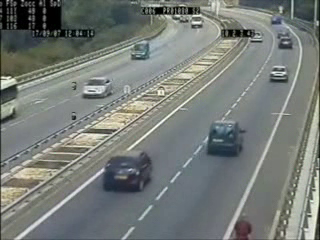
#> input picture frame 75 of phong_testvideo_02.avi, 320 x 240 px
$ jupyter execute --allow-errors phong_final_report_engver.ipynb   (shell and % lines are left out)   (older library calls are emulated)
#> lines starting #> are read from the running program, lines starting #| are printed output that depends on the picture; after the words box and inside, x2 and y2 are one past the last pixel; in counts of white or black regions, pixels touching at a corner belong together
[cell 1]
# Phong_Thesis

# <center>Automatic Parking Lot Classification</center>

## Abstract
A system is proposed which classifies the parking space as occupied or vacant. Such a system is highly useful in scenarios where a camera is placed at a lamp post view and parking spaces are visible. The system uses a combination of Laplacian operator for edge detection, HAAR classifier for object recognition and motion tracking to distinguish between the parked and vacant spaces. Motion tracking using background subtraction techniques, contours and Morphological operations is used. Further, Pedestrian detection using HOG and SVM is incorporated to detect pedestrains in the parking region.

## Occupied and Vacant Parking Space Classification Approach
HAAR classifier was compared with SVM and HOG. Although HOG combined with SVM gives more precision in comparison to using HAAR alone but the processing required for HAAR is way lesser as compared to HOG. As a result, HAAR was finalized to be implemented. HOG's pedestrian detection inbuilt opencv2 function is used but it can be observed by turning it on by how how it educes the speed of execution. For enhancing the accuracy of classification as a vacant or occupied space, Laplacian operator is used. A threshold is established where the possibility of the presence of vehicle is maximum. Basically, parking regions are laid out manually and a threshold is defined by calculating the magnitude of edges inside of them. A car will have some significant edges, while empty parking spot will be smooth. This is the fact behind the use of Laplacian technique. If the possibility of the presence of a vehicle is beyond threshold then the classifier is applied to detect if it is a vehicle or not. Whenever a change in threshold is found, classifier is called to check whther it's a vehicle or not. It it is found to be a vehicle then it is marked and it is observed for motion. Whenever there's a motion at the point, again the classifier is called to determine the presence of vehicle. Hence the system proposes a combination of detection, tracking and classification to achieve efficient parking.

## Experimental Results
A utility program was used to calculate the accuracy of the classifier in detecting the vehicles. The program applies classifier on a set of frames and calculate the percentage of vehicles identified in each frame. Next it displays the mean of the percentages. The results are as follows:

* Classifier Trained with: **1562 Positives and 1772 Negatives** (can be checked by right clicking 'haarTraining.bat' submitted file. Screenshots directory can be checked to see how training looks like.)
* Number of Frames used: **5**
* Mean of individual Accuracies:  **62.25%** (Please check the code for determining accuracy written in this notebook)

Laplacian Threshold was changed and found to be most accurate with value 2.8 (Please check the attached threshold demonstration program)

Threshold experimental result with total number of vehicles observed = 120

* Threshold = 1.5  Vehicles misclassified = 54

* Threshold = 2.0  Vehicles misclassified = 39

* Threshold = 2.8  Vehicles misclassified = 19

* Threshold = 3.0  Vehicles misclassified = 24

* Threshold = 3.5  Vehicles misclassified = 38

**Final Result with combination of threshold = 2.8 and classifier was 69% accurate.**

## Code Section
1. Program to demonstrate the working of system
2. Program to demonstrate classifier strength
3. Program to demonstrate  the accuracy of classifier
4. Program to show how to mark parking spaces in a video file and store them in yaml file to feed to the system for classification
5. Program to get an estimate of Laplacian threshold for a video file

[cell 2]
"""
Instructions: Escape key to termintae the program. Please press mutiple times if it doesn't work.
Press u to jump 500 frames and J for 1000
Values in the dictionary can be modified:-
1. show_ids: turn id of parking areas on or off
2. save_video: to save the video generated by program
3. text_overlay: displaying the frame count at the left top corner
4. motion_detection: turn on of off, motion detection
5. pedestrian detection: slow due to use of opencv HOG inbuilt function
6. min_area_motion_contour: min area to take for motion tracking
7. start_frame: from which frame number to start
8. park_laplacian_th: set threshold vsslues for different parkings
"""

import yaml
import numpy as np
import cv2

# path references
#fn = "parkinglot_1_480p.mp4"
fn = "phong_testvideo_03.mp4" #3
#fn = "datasets\parkinglot_1_720p.mp4"
#fn = "datasets\street_high_360p.mp4"
fn_yaml = "phong_yml_02.yml"
fn_out =  "phong_outputvideo_02.avi"
cascade_src = 'phong_classifier.xml'
car_cascade = cv2.CascadeClassifier(cascade_src)
global_str = "Last change at: "
change_pos = 0.00
dict =  {
        'text_overlay': True,
        'parking_overlay': True,
        'parking_id_overlay': True,
        'parking_detection': True,
        'motion_detection': False,
        'pedestrian_detection': False, # takes a lot of processing power
        'min_area_motion_contour': 500, # area given to detect motion
        'park_laplacian_th': 2.7,
        'park_sec_to_wait': 1, # 4   wait time for changing the status of a region
        'start_frame': 0, # begin frame from specific frame number
        'show_ids': True, # shows id on each region
        'classifier_used': True,
        'save_video': False
        }

# Set from video
cap = cv2.VideoCapture(fn)
video_info = {  'fps':    cap.get(cv2.CAP_PROP_FPS),
                'width':  int(cap.get(cv2.CAP_PROP_FRAME_WIDTH)*0.6),
                'height': int(cap.get(cv2.CAP_PROP_FRAME_HEIGHT)*0.6),
                'fourcc': cap.get(cv2.CAP_PROP_FOURCC),
                'num_of_frames': int(cap.get(cv2.CAP_PROP_FRAME_COUNT))}

cap.set(cv2.CAP_PROP_POS_FRAMES, dict['start_frame']) # jump to frame number specified

# [8 lines left out: function run_classifier, not called in this run]

# Define the codec and create VideoWriter object
if dict['save_video']:
    fourcc = cv2.VideoWriter_fourcc('X','V','I','D') # options: ('P','I','M','1'), ('D','I','V','X'), ('M','J','P','G'), ('X','V','I','D')
    out = cv2.VideoWriter(fn_out, -1, 25.0,(video_info['width'], video_info['height']))

# initialize the HOG descriptor/person detector. Take a lot of processing power.
if dict['pedestrian_detection']:
    hog = cv2.HOGDescriptor()
    hog.setSVMDetector(cv2.HOGDescriptor_getDefaultPeopleDetector())

    # Use Background subtraction
if dict['motion_detection']:
    fgbg = cv2.createBackgroundSubtractorMOG2(history=300, varThreshold=16, detectShadows=True)

# Read YAML data (parking space polygons)
#> (the rest of this cell did not finish here and is left out)

[cell 3]
# Classifier demonstration on different videos:
import cv2
from imutils.object_detection import non_max_suppression

def perform_classification(video_src, cascade_src):
#> called with video_src = 'phong_testvideo_02.avi', cascade_src = 'phong_classifier.xml'
    cap = cv2.VideoCapture(video_src)
    car_cascade = cv2.CascadeClassifier(cascade_src)
    while True:
        ret, img = cap.read()
#> img is the input picture: shape (240, 320, 3); mean B, G, R 120, 123.9, 118.8
        if (type(img) == type(None)):
            print('Video not found')
            break
        image_scaled = cv2.resize(img, None, fx=0.6, fy=0.6)
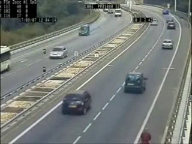
#> image_scaled: shape (144, 192, 3); mean B, G, R 119.8, 123.7, 118.6
        gray = cv2.cvtColor(image_scaled, cv2.COLOR_BGR2GRAY)
        cars = car_cascade.detectMultiScale(gray, 1.1, 1) #1.1, 1
#> cars = [[157, 30, 25, 25], [46, 40, 25, 25], [32, 70, 25, 25], [121, 69, 30, 30], [55, 82, 41, 41]]
        cars = np.array([[x, y, x + w, y + h] for (x, y, w, h) in cars])
#> cars = [[157, 30, 182, 55], [46, 40, 71, 65], [32, 70, 57, 95], [121, 69, 151, 99], [55, 82, 96, 123]]
        pick = non_max_suppression(cars, probs=None, overlapThresh=0.65)
#> pick = [[55, 82, 96, 123], [121, 69, 151, 99], [32, 70, 57, 95], [46, 40, 71, 65], [157, 30, 182, 55]]
        for (x, y, w, h) in pick:
            # cv2.rectangle(image_scaled, (x, y), (x + w, y + h), (0 , 255, 255), 2) #bgr
            cv2.rectangle(image_scaled, (x, y), (w,  h), (0, 255, 255), 2)
#> this loop made 5 passes
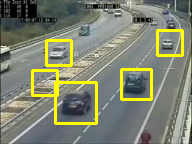
#> image_scaled: shape (144, 192, 3); 6.16% of pixels changed, all inside (x1, y1, x2, y2) = (31, 29, 184, 125)
        cv2.imshow('Press ESC key to finish', image_scaled)

            # press escape key to exit
        if cv2.waitKey(33) == 27:
#> (key q is pressed here)
            break
    print('Execution finished')
    cv2.destroyAllWindows()
perform_classification('phong_testvideo_02.avi', 'phong_classifier.xml')    # M6 highway Britain

[cell 4]
# measuring accuracy of classifier. Frames are taken in different light conditions (morning, afternoon and evening)
import phong_utility_01 as util

util.get_acc('phong_classifier.xml')
#> (this line was passed over: phong_utility_01 is not available in this run)

[cell 5]
# press escape to finish doing real time boxing.
# Program marks the polygons in the figure when it gets 4 double clicks
import cv2
import yaml
import numpy as np

refPt = []
cropping = False
data = []
file_path = 'phong_classifier.yml'
img = cv2.imread('phong_frame_02.png')
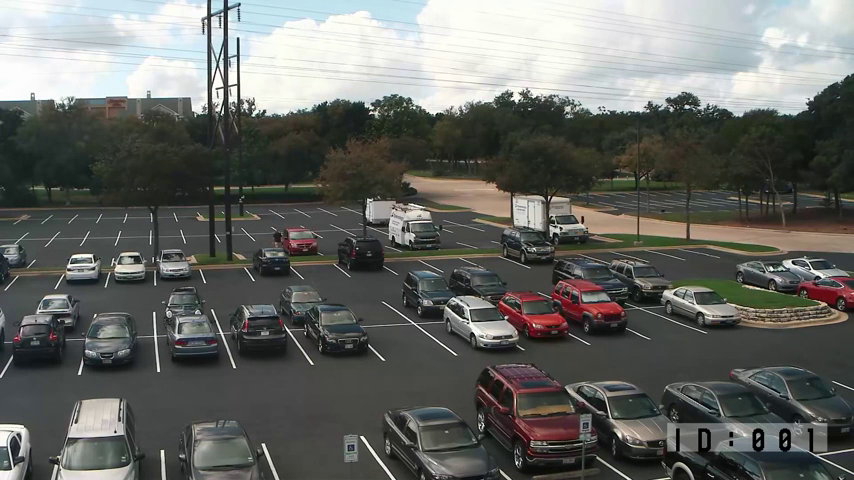
#> input picture phong_frame_02.png, 854 x 480 px
#> img is the input picture: shape (480, 854, 3); mean B, G, R 101.1, 104.9, 103.3

# [4 lines left out: function yaml_loader, not called in this run]


def yaml_dump(file_path, data):
    with open(file_path, "a") as file_descr:
        yaml.dump(data, file_descr)


def yaml_dump_write(file_path, data):
    with open(file_path, "w") as file_descr:
        yaml.dump(data, file_descr)


# [34 lines left out: function click_and_crop, not called in this run]
image = cv2.resize(img, None, fx=0.6, fy=0.6)
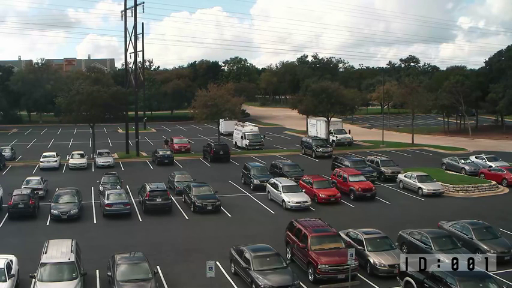
#> image: shape (288, 512, 3); mean B, G, R 101.1, 104.9, 103.2
clone = image.copy()
cv2.namedWindow("Double click to mark points")
cv2.imshow("Double click to mark points", image)
cv2.setMouseCallback("Double click to mark points", click_and_crop)

# keep looping until the 'q' key is pressed
while True:
    # display the image and wait for a keypress
    cv2.imshow("Double click to mark points", image)
    key = cv2.waitKey(1) & 0xFF
#> (key q is pressed here)
    if cv2.waitKey(33) == 27:
#> (key q is pressed here)
        break

# data list into yaml file
if data != []:
    yaml_dump(file_path, data)
cv2.destroyAllWindows() #important to prevent window from becoming inresponsive

[cell 6]
# Program to demonstrate the calculation of threshold value for a given parking arrangement
import statistics
import cv2
import yaml
import numpy as np

sum_up = 0.0
delta_list = []
frame = cv2.imread('phong_frame_02.png') #
parking_bounding_rects = []
parking_mask = []
frame_blur = cv2.GaussianBlur(frame.copy(), (5,5), 3)
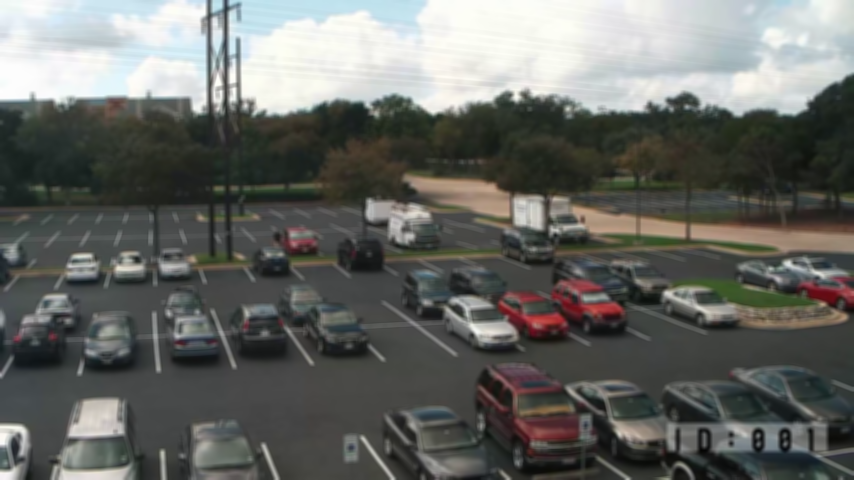
#> frame_blur: shape (480, 854, 3); mean B, G, R 101.1, 104.9, 103.3
frame_gray = cv2.cvtColor(frame_blur, cv2.COLOR_BGR2GRAY)
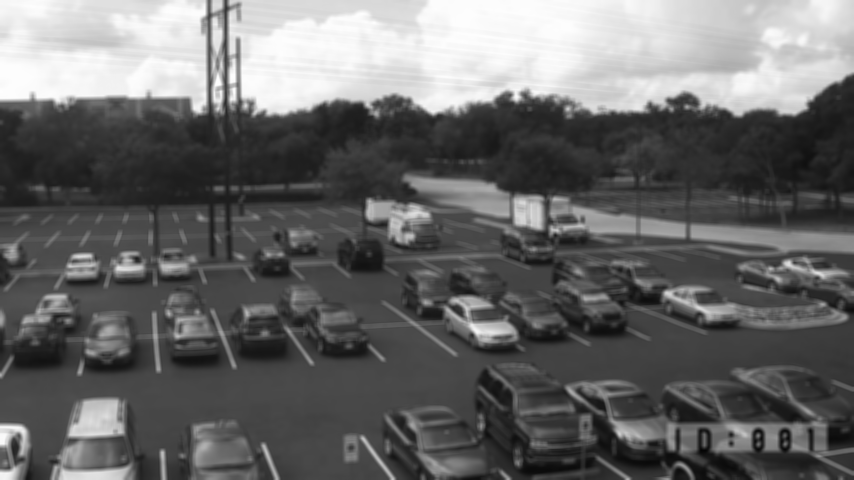
#> frame_gray: shape (480, 854); min 4, max 254, mean 104
#> (the rest of this cell did not finish here and is left out)

$ run again, starting later in the video
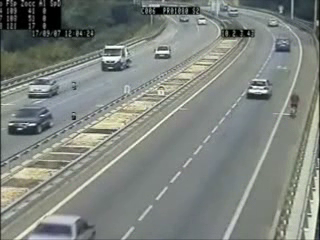
#> input picture frame 337 of phong_testvideo_02.avi, 320 x 240 px
#> in perform_classification, img is the input picture: shape (240, 320, 3); mean B, G, R 126.3, 131.7, 126
#> in perform_classification, `cars = car_cascade.detectMultiScale(gray, 1.1, 1)`: cars = [[56, 21, 26, 26], [12, 38, 25, 25], [144, 40, 25, 25], [2, 57, 28, 28], [40, 57, 62, 62]]
#> in perform_classification, `cars = np.array([[x, y, x + w, y + h] for (x, y, w, h) in cars])`: cars = [[56, 21, 82, 47], [12, 38, 37, 63], [144, 40, 169, 65], [2, 57, 30, 85], [40, 57, 102, 119]]
#> pick = [[40, 57, 102, 119], [2, 57, 30, 85], [144, 40, 169, 65], [12, 38, 37, 63], [56, 21, 82, 47]]
#> the loop in perform_classification, `for (x, y, w, h) in pick:` made 5 passes
#> after the loop in perform_classification, `for (x, y, w, h) in pick:`:
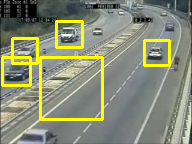
#> image_scaled: shape (144, 192, 3); mean B, G, R 116.5, 139.7, 134.5
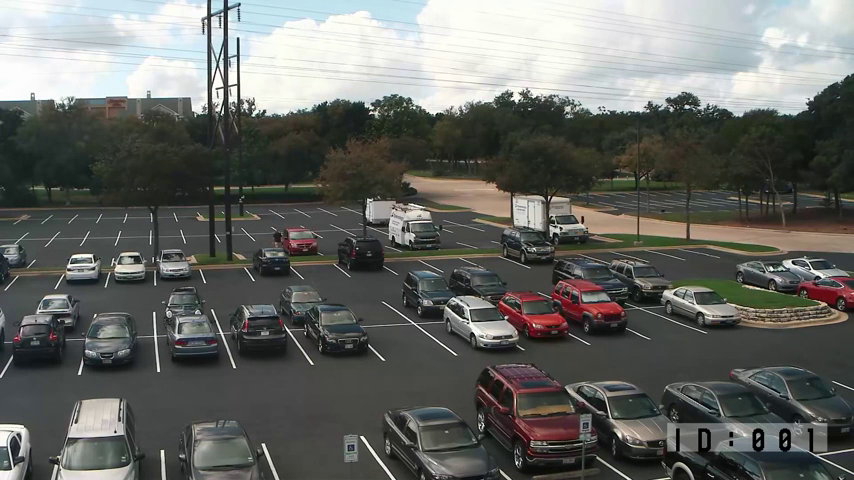
#> input picture phong_frame_02.png, 854 x 480 px
#> img is the input picture: shape (480, 854, 3); mean B, G, R 101.1, 104.9, 103.3

$ run again, starting later in the video
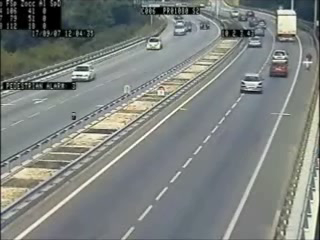
#> input picture frame 600 of phong_testvideo_02.avi, 320 x 240 px
#> in perform_classification, img is the input picture: shape (240, 320, 3); mean B, G, R 126.6, 129.8, 124.9
#> in perform_classification, `cars = car_cascade.detectMultiScale(gray, 1.1, 1)`: cars = [[24, 31, 27, 27], [153, 30, 34, 34]]
#> in perform_classification, `cars = np.array([[x, y, x + w, y + h] for (x, y, w, h) in cars])`: cars = [[24, 31, 51, 58], [153, 30, 187, 64]]
#> pick = [[153, 30, 187, 64], [24, 31, 51, 58]]
#> the loop in perform_classification, `for (x, y, w, h) in pick:` made 2 passes
#> after the loop in perform_classification, `for (x, y, w, h) in pick:`:
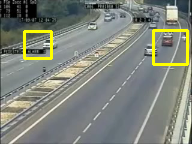
#> image_scaled: shape (144, 192, 3); mean B, G, R 123, 132.8, 128.1
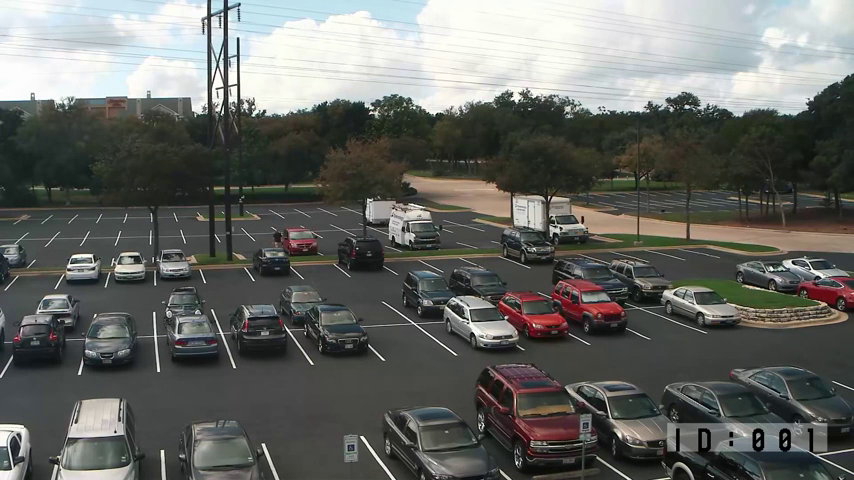
#> input picture phong_frame_02.png, 854 x 480 px
#> img is the input picture: shape (480, 854, 3); mean B, G, R 101.1, 104.9, 103.3
